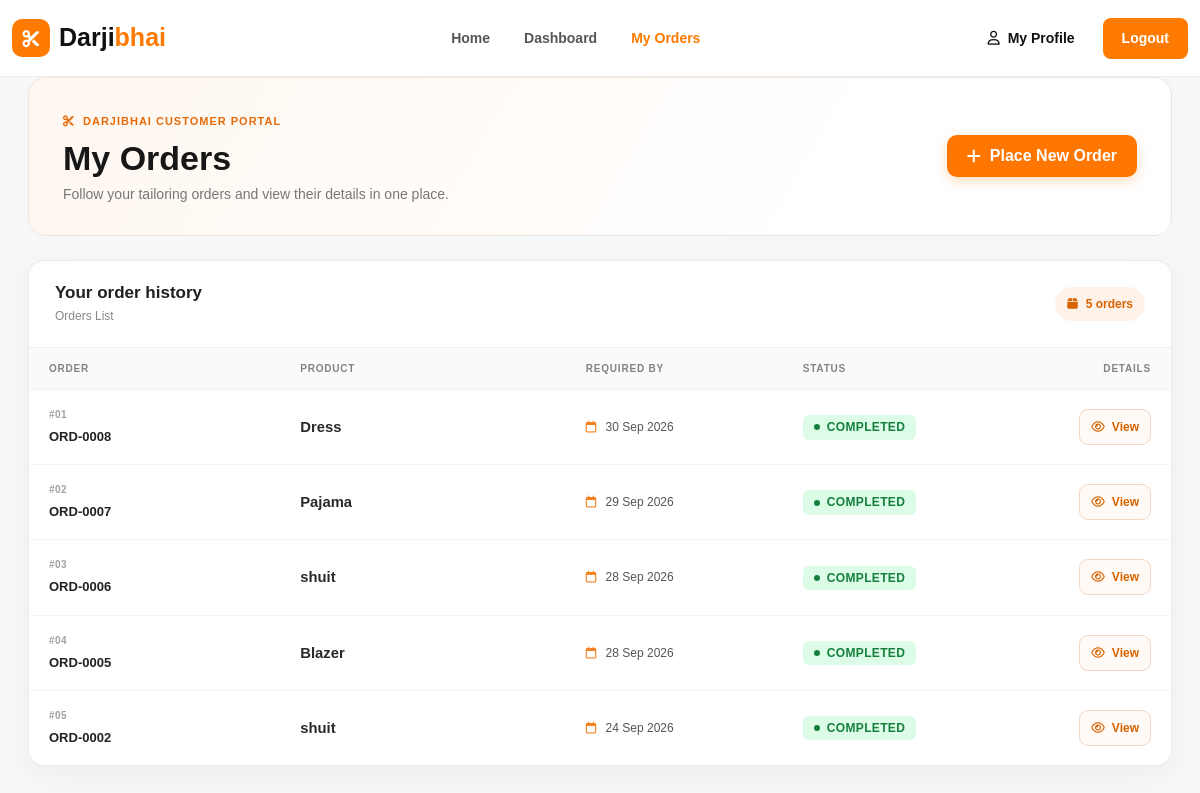
Screenshot of /user/orders.php (signed in) with the database file from the repository.
### tables this page shows
CREATE TABLE `orders` (
  `id` int(10) UNSIGNED NOT NULL,
  `order_no` varchar(50) NOT NULL,
  `user_id` int(10) UNSIGNED NOT NULL,
  `delivery_partner_id` int(10) UNSIGNED DEFAULT NULL,
  `master_id` int(10) UNSIGNED DEFAULT NULL,
  `product_id` int(10) UNSIGNED DEFAULT NULL,
  `job_description_id` int(10) UNSIGNED DEFAULT NULL,
  `demo_image` varchar(255) DEFAULT NULL,
  `delivery_date` date DEFAULT NULL,
  `body_measurements` text DEFAULT NULL,
  `order_status` enum('created','assigned_to_master','master_accepted','master_declined','master_completed','received_from_master','assigned_to_delivery','delivery_accepted','delivery_declined','out_for_delivery','delivered','completed','cancelled') NOT NULL DEFAULT 'created',
  `created_at` timestamp NOT NULL DEFAULT current_timestamp(),
  `updated_at` timestamp NOT NULL DEFAULT current_timestamp() ON UPDATE current_timestamp()
);

CREATE TABLE `products` (
  `id` int(10) UNSIGNED NOT NULL,
  `name` varchar(150) NOT NULL,
  `description` text DEFAULT NULL,
  `status` tinyint(1) NOT NULL DEFAULT 1,
  `created_at` timestamp NOT NULL DEFAULT current_timestamp(),
  `updated_at` timestamp NOT NULL DEFAULT current_timestamp() ON UPDATE current_timestamp()
);

### user/orders.php (the view, shortened to what this page needs)
<?php
require_once __DIR__ . '/../config/database.php';
$user_id   = (int) $_SESSION['user_id'];
$stmt = $conn->prepare("
    SELECT
        o.id, o.order_no, o.user_id, o.product_id, o.job_description_id,
        o.demo_image, o.delivery_date, o.body_measurements, o.order_status,
        o.master_id, o.delivery_partner_id, o.created_at,
        p.name AS product_name,
        j.name AS job_description_name,
        m.name AS master_name,
        d.name AS delivery_partner_name
    FROM orders o
    LEFT JOIN products p ON p.id = o.product_id
    LEFT JOIN job_descriptions j ON j.id = o.job_description_id
    LEFT JOIN admins m ON m.id = o.master_id
    LEFT JOIN admins d ON d.id = o.delivery_partner_id
    WHERE o.user_id = ?
    ORDER BY o.id DESC
");
$stmt->bind_param("i", $user_id);
$stmt->execute();
$ordersResult = $stmt->get_result();
?>
<!DOCTYPE html>
<html lang="en">
<head>
    <link rel="stylesheet" href="https://cdn.jsdelivr.net/npm/bootstrap@5.3.0/dist/css/bootstrap.min.css">
    <link rel="stylesheet" href="https://cdnjs.cloudflare.com/ajax/libs/font-awesome/6.5.2/css/all.min.css">
    <link rel="stylesheet" href="../assets/css/dashboard.css">
    <link rel="stylesheet" href="../assets/css/profile.css">
    <link rel="stylesheet" href="../assets/css/index.css">
    <link rel="stylesheet" href="../assets/css/user-orders.css">
</head>
<body class="orders-body">
<header class="site-header orders-site-header">
        <nav class="navbar navbar-expand-lg">
            <div class="container">
                <a class="navbar-brand darji-logo" href="/darjibhai/index.php">
                    <span class="logo-icon"><i class="fa-solid fa-scissors"></i></span>
                    <span>Darji<span>bhai</span></span>
                </a>
                <div class="collapse navbar-collapse" id="ordersNavbar">
                    <ul class="navbar-nav mx-auto">
                        <li class="nav-item"><a class="nav-link" href="/darjibhai/index.php#home">Home</a></li>
                        <li class="nav-item"><a class="nav-link" href="/darjibhai/user/dashboard.php">Dashboard</a></li>
                        <li class="nav-item"><a class="nav-link active" href="/darjibhai/user/orders.php" aria-current="page">My Orders</a></li>
                    </ul>
                    <div class="navbar-buttons">
                        <a href="/darjibhai/user/profile.php" class="btn-login"><i class="fa-regular fa-user me-1"></i> My Profile</a>
                        <a href="/darjibhai/auth/user-logout.php" class="btn-register">Logout</a>
                    </div>
                </div>
            </div>
        </nav>
    </header>
<div class="orders-page-shell">
    <main class="orders-content">
        <section class="orders-page-heading">
            <div class="orders-heading-copy">
                <span class="orders-eyebrow"><i class="fa-solid fa-scissors"></i> DARJIBHAI CUSTOMER PORTAL</span>
                <h1>My Orders</h1>
                <p>Follow your tailoring orders and view their details in one place.</p>
            </div>
            <a href="/darjibhai/user/create-order.php" class="btn-orange orders-new-button">
                <i class="fa-solid fa-plus"></i> Place New Order
            </a>
        </section>
        <section class="orders-panel">
            <div class="orders-panel-heading">
                <div>
                    <h2>Your order history</h2>
                    <p>Orders List</p>
                </div>
                <span class="orders-count"><i class="fa-solid fa-box"></i> <?= $ordersResult ? (int) $ordersResult->num_rows : 0 ?> orders</span>
            </div>
            <?php if ($ordersResult && $ordersResult->num_rows > 0): ?>
                <div class="table-responsive orders-table-wrap">
                    <table class="table orders-table">
                        <thead>
                            <tr>
                                <th class="orders-number-col">Order</th>
                                <th>Product</th>
                                <th class="orders-date-col">Required by</th>
                                <th class="orders-status-col">Status</th>
                                <th class="orders-action-col text-end">Details</th>
                            </tr>
                        </thead>
                        <tbody>
                            <?php $srNo = 1; while ($ord = $ordersResult->fetch_assoc()):
                                $rawStatus = $ord['order_status'];
                                $displayStatus = $rawStatus === 'delivered'
                                    ? 'COMPLETED'
                                    : ($rawStatus === 'received_from_master'
                                        ? 'RECEIVED PRODUCT'
                                        : ($rawStatus === 'master_completed' ? 'READY FOR DELIVERY' : strtoupper(str_replace('_', ' ', $rawStatus))));
                                $statusClass = 'status-created';
                                if (strpos($rawStatus, 'assigned') !== false) {
                                    $statusClass = 'status-assigned';
                                } elseif (strpos($rawStatus, 'accepted') !== false || $rawStatus === 'out_for_delivery') {
                                    $statusClass = 'status-accepted';
                                } elseif (in_array($rawStatus, ['master_completed', 'received_from_master'], true)) {
                                    $statusClass = 'status-ready';
                                } elseif (in_array($rawStatus, ['delivered', 'completed'], true)) {
                                    $statusClass = 'status-completed';
                                } elseif (strpos($rawStatus, 'declined') !== false || $rawStatus === 'cancelled') {
                                    $statusClass = 'status-attention';
                                }
                            ?>
                                <tr>
                                    <td class="orders-number-cell">
                                        <span class="orders-number-label">#<?= str_pad((string) $srNo++, 2, '0', STR_PAD_LEFT) ?></span>
                                        <strong><?= htmlspecialchars($ord['order_no']) ?></strong>
                                    </td>
                                    <td class="orders-product-cell">
                                        <strong><?= htmlspecialchars($ord['product_name'] ?? 'Product unavailable') ?></strong>
                                    </td>
                                    <td class="orders-date-cell">
                                        <i class="fa-regular fa-calendar"></i>
                                        <?= !empty($ord['delivery_date']) ? date('d M Y', strtotime($ord['delivery_date'])) : 'Not set' ?>
                                    </td>
                                    <td><span class="status-pill <?= $statusClass ?>"><span class="status-dot"></span><?= htmlspecialchars($displayStatus) ?></span></td>
                                    <td class="text-end">
                                        <button type="button" class="orders-view-button" data-bs-toggle="modal" data-bs-target="#orderModal" data-order='<?= json_encode($ord, JSON_HEX_TAG | JSON_HEX_APOS | JSON_HEX_QUOT | JSON_HEX_AMP) ?>' aria-label="View order <?= htmlspecialchars($ord['order_no']) ?> details">
                                            <i class="fa-regular fa-eye"></i> View
                                        </button>
                                    </td>
                                </tr>
                            <?php endwhile; ?>
                        </tbody>
                    </table>
                </div>
            <?php endif; ?>
        </section>
    </main>
</div>
</body>
</html>

### assets/css/index.css (style rules this page uses)
html { scroll-behavior: smooth; }
body { margin: 0; font-family: Arial, Helvetica, sans-serif; color: #111827; background: #ffffff; }
.site-header { position: sticky; top: 0; z-index: 1000; background: rgba(255, 255, 255, 0.96); border-bottom: 1px solid #eeeeee; backdrop-filter: blur(10px); }
.site-header .navbar { min-height: 76px; }
.darji-logo { display: flex; align-items: center; gap: 9px; font-size: 25px; font-weight: 800; color: #111111; text-decoration: none; }
.darji-logo span span { color: #ff7a00; }
.logo-icon { width: 38px; height: 38px; display: flex; align-items: center; justify-content: center; background: #ff7a00; color: #ffffff; border-radius: 10px; font-size: 17px; }
.navbar-nav { gap: 6px; }
.navbar-nav .nav-link { padding: 9px 14px !important; color: #555555; font-size: 14px; font-weight: 600; transition: 0.2s; }
.navbar-nav .nav-link:hover, .navbar-nav .nav-link.active { color: #ff7a00; }
.navbar-buttons { display: flex; align-items: center; gap: 10px; }
.btn-login { padding: 9px 18px; color: #111111; text-decoration: none; font-size: 14px; font-weight: 600; border-radius: 8px; transition: 0.2s; }
.btn-register { padding: 10px 19px; background: #ff7a00; color: #ffffff; text-decoration: none; border-radius: 8px; font-size: 14px; font-weight: 600; transition: 0.2s; }

### user/orders.php (style rules this page uses)
.status-pill { padding: 4px 10px; font-size: 0.75rem; font-weight: 700; text-transform: uppercase; border-radius: 6px; }
.status-completed { background: #dcfce7; color: #15803d; }

### rows the page displays
orders: srNo "01", order_no "ORD-0008", product.name "Dress", delivery_date "30 Sep 2026", order_status "COMPLETED"
orders: srNo "02", order_no "ORD-0007", product.name "Pajama", delivery_date "29 Sep 2026", order_status "COMPLETED"
orders: srNo "03", order_no "ORD-0006", product.name "shuit", delivery_date "28 Sep 2026", order_status "COMPLETED"
orders: srNo "04", order_no "ORD-0005", product.name "Blazer", delivery_date "28 Sep 2026", order_status "COMPLETED"
orders: srNo "05", order_no "ORD-0002", product.name "shuit", delivery_date "24 Sep 2026", order_status "COMPLETED"

### other values shown
$ordersResult->num_rows "5"
